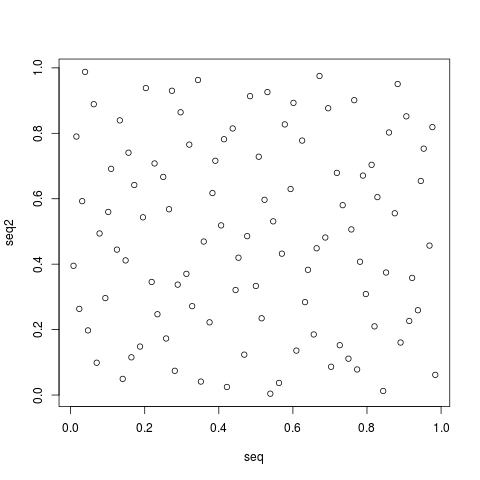

Recreate this plot in R.
seq=NULL;
for(i in 1:100){
	p=NULL;
	res <- 0;
	num=i;
	for(j in 1:8){
		p[j]=num%%2;
		num=num%/%2;
	}
	for(k in 1:8){
		res=res+p[k]*2^(-k);
	}
	seq[i]=res;
}
seq2=NULL;
for(i in 1:100){
	p=NULL;
	res <- 0;
	num=i;
	for(j in 1:5){
		p[j]=num%%3;
		num=num%/%3;
	}
	for(k in 1:5){
		res=res+p[k]*3^(-k);
	}
	seq2[i]=res;
}
plot(seq,seq2);
